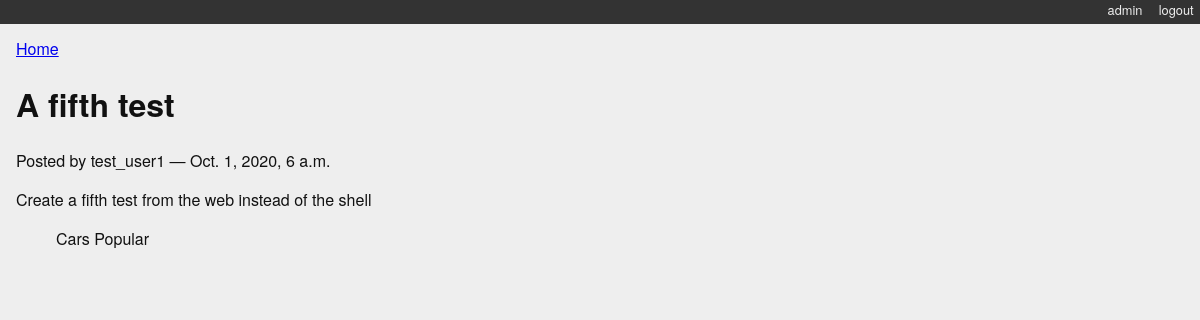
The page /posts/5/ (signed in) on the database its author committed.
### blogging/models.py (models this page shows)
class Post(models.Model):
    title = models.CharField(max_length=128)
    text = models.TextField(blank=True)
    author = models.ForeignKey(User, on_delete=models.CASCADE)
    created_date = models.DateTimeField(auto_now_add=True)
    modified_date = models.DateTimeField(auto_now=True)
    published_date = models.DateTimeField(blank=True, null=True)
    def __str__(self):
        return self.title

class Category(models.Model):
    name = models.CharField(max_length=128)
    description = models.TextField(blank=True)
    posts = models.ManyToManyField(Post, blank=True, related_name='categories')
    def __str__(self):
        return self.name
    class Meta:
        verbose_name_plural = "Categories"

### blogging/views.py (the view)
# urls.py: path('posts/<int:post_id>/', detail_view, name="blog_detail"),
def detail_view(request, post_id):
    published = Post.objects.exclude(published_date__exact=None)
    try:
        post = published.get(pk=post_id)
    except Post.DoesNotExist:
        raise Http404
    context = {'post': post}
    return render(request, 'blogging/detail.html', context)

### blogging/templates/blogging/detail.html
{% extends "base.html" %}
{% block content %}
<a class="backlink" href="/">Home</a>
<h1>{{ post }}</h1>
<p class="byline">
  Posted by {{ post.author.username }} &mdash; {{ post.published_date }}
</p>
<div class="post-body">
  {{ post.text }}
</div>
<ul class="categories">
  {% for category in post.categories.all %}
    <li>{{ category }}</li>
  {% endfor %}
</ul>
{% endblock %}

### blogging/static/django_blog.css (style rules this page uses)
body { background-color: #eee; color: #111; font-family: "HelveticaNeue-Light", "Helvetica Neue Light", "Helvetica Neue", Helvetica, Arial, "Lucida Grande", sans-serif; margin:0; padding:0; }
ul.categories { list-style: none; list-style-type: none; }
ul.categories li { display: inline; }

### rows shown on the page
Post: title "A fifth test", author.username "test_user1", published_date "Oct. 1, 2020, 6 a.m.", text "Create a fifth test from the web instead of the shell"
Category: name "Cars"
Category: name "Popular"
